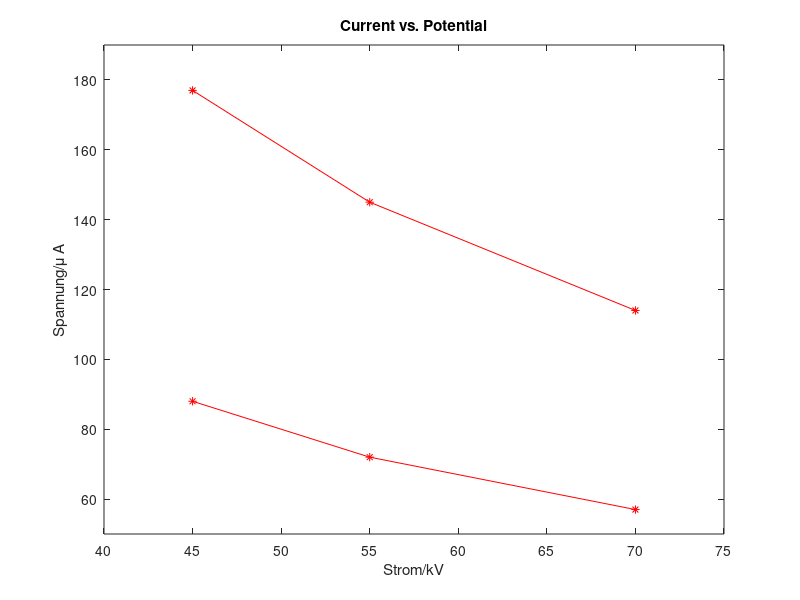

This figure's MATLAB source: (Note: this script raises an error after producing the figure.)
% Visualization of different Controlfile setups of the MicroCT at the DKF.
% We aim to plot current [kV] vs. potential [uA] of the x-ray tube.
clc;clear all;close all

Current = [45,45,55,55,70,70];
Potential = [88,177,72,145,57,114];

figure  
    plot(Current(1:2:end),Potential(1:2:end),'r-*');
    hold on
    plot(Current(2:2:end),Potential(2:2:end),'r-*');
    title('Current vs. Potential')
    xlabel('Strom/kV')
    xlim([40 75]) 
    ylabel('Spannung/\mu A')
    ylim([50 190])       

print(['c:\Users\haberthuer\Desktop\CurrentVsPotential.png'],'-dpng')

for equalizeHistogram = 0:1;	% perform Histogram equalization of read images
    for classic = 0:1;          % do classic (1) or adaptive (0) equalization
        
        %% Load Sample R108C21AeROL
        for i=1:6
            disp(['Reading R108C21AeROL, configuration ' num2str(i)])
            if equalizeHistogram == 1 % Do we want to equalize the Histogram?
                if classic == 1
                    Im(:,:,i) = imadjust(imread(['r:\MicroCT\00000035\0000010' num2str(3+i) '\111.tif']));
                    Method = 'Normalized Histogram';
                    Suffix = 'nH';
                    disp('normalizing Histogram...')
                else
                    Im(:,:,i) = adapthisteq(imread(['r:\MicroCT\00000035\0000010' num2str(3+i) '\111.tif']));
                    Method = 'Contrast-limited adaptive histogram equalization';
                    Suffix = 'clahe';
                    disp('adaptive Histogram normalization...')
                end
            else
                Im(:,:,i) = imread(['r:\MicroCT\00000035\0000010' num2str(3+i) '\111.tif']);
                Method = [];
                Suffix = [];
            end
        end
        disp('---')
        
        crop=650;
        figure('Name',['R108C21AeROL ' Method])
            for i=1:6
                subplot(2,6,i)
                    imshow(Im(crop:end-crop,crop:end-crop,i),[])
                    title([ num2str(Current(i)) 'kV/' num2str(Potential(i)) 'A'])
                subplot(2,6,i+6)
                    imhist(Im(crop:end-crop,crop:end-crop,i))
            end

        print(['c:\Users\haberthuer\Desktop\R108C21AeROL' Suffix '.png'],'-dpng')

        %% Load Sample R108C60AeROL
        for i=1:6
            disp(['Reading R108C60AeROL, configuration ' num2str(i)])
            if equalizeHistogram == 1 % Do we want to equalize the Histogram?
                if classic == 1
                    Im(:,:,i) = imadjust(imread(['r:\MicroCT\00000036\0000011' num2str(i-1) '\111.tif']));
                    Method = 'Normalized Histogram';
                    Suffix = 'nH';
                    disp('normalizing Histogram...')
                else
                    Im(:,:,i) = adapthisteq(imread(['r:\MicroCT\00000036\0000011' num2str(i-1) '\111.tif']));
                    Method = 'Contrast-limited adaptive histogram equalization';
                    Suffix = 'clahe';
                    disp('adaptive Histogram normalization...')
                end
            else
                Im(:,:,i) = imread(['r:\MicroCT\00000036\0000011' num2str(i-1) '\111.tif']);
                Method = [];
                Suffix = [];
            end
        end
        disp('---')

        crop=350;
        figure
            for i=1:6
                subplot(2,6,i)
                    imshow(Im(crop:end-crop,crop:end-crop,i),[])
                    title([ num2str(Current(i)) 'kV/' num2str(Potential(i)) 'A'])
                subplot(2,6,i+6)
                    imhist(Im(crop:end-crop,crop:end-crop,i))
            end

        print(['c:\Users\haberthuer\Desktop\R108C60AeROL' Suffix '.png'],'-dpng')
    end
end